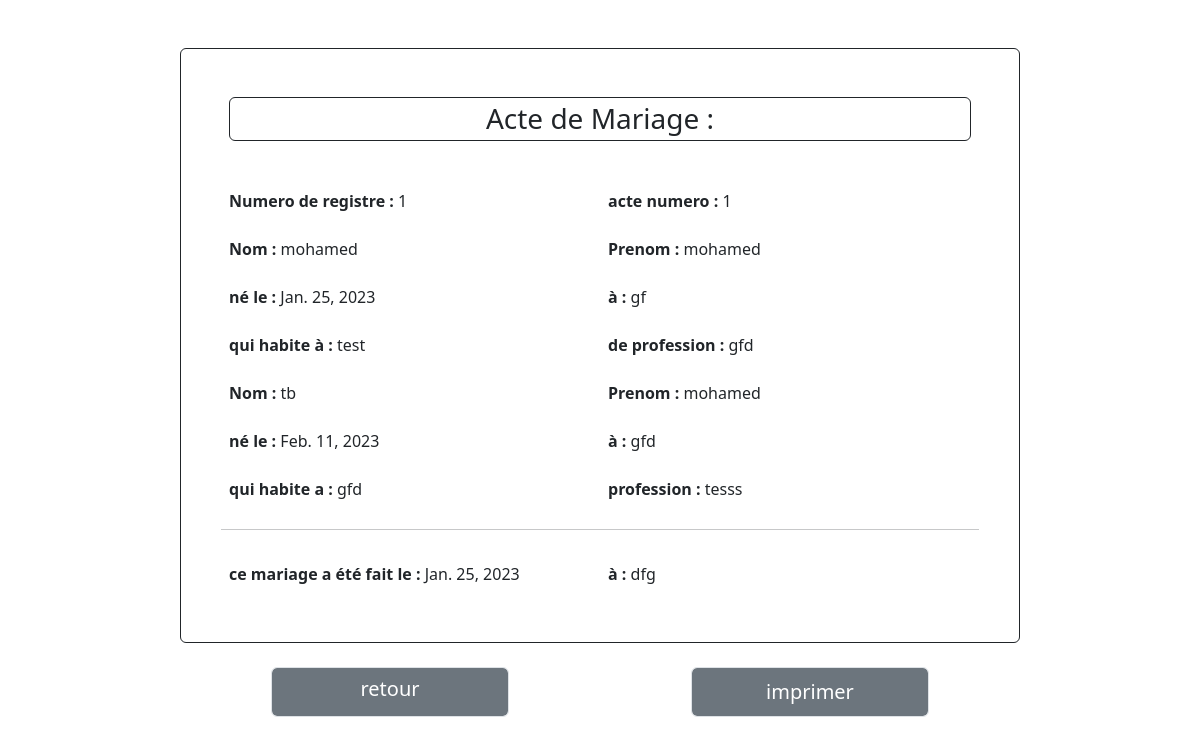
The page /editM/4 on the database its author committed.
### app1/models.py (models this page shows)
class Mariage(models.Model):
    officier=models.ForeignKey(Officier,on_delete=models.CASCADE,default=0)
    numero_registre = models.ForeignKey ( RegistreMariage , on_delete = models.CASCADE,default = 0 )
    numero = models.CharField(max_length=5, unique=True, default=num_mariage)
    nom_requerant1 = models.CharField ( max_length = 500 , verbose_name = "Nom du Marie" ,default = ' ')
    prenom_requerant1 = models.CharField ( max_length = 500 , verbose_name = "Prenom du Marie",default = ' ' )
    profession_req1 = models.CharField ( max_length = 500 , verbose_name = "Profession du Marie" )
    domicile_req1 = models.CharField ( max_length = 500 , verbose_name = "Lieu de Domicile du Marie" )
    date_req1 = models.DateField ( verbose_name = "Date de Naissance du Marie" )
    lieu_naiss_req1 = models.CharField ( max_length = 500 , verbose_name = "Lieu de Naissance du Marie" )
    temoin_req1 = models.CharField ( max_length = 250 , verbose_name = 'Nom et Prénoms du Témoin du Marie' )
    nom_requerant2 = models.CharField ( max_length = 500 , verbose_name = "Nom du Mariee",default = ' ' )
    prenom_requerant2 = models.CharField ( max_length = 500 , verbose_name = "Prenom du Mariee",default = ' ' )
    profession_req2 = models.CharField ( max_length = 500 , verbose_name = "Profession du Mariee" )
    domicile_req2 = models.CharField ( max_length = 500 , verbose_name = "Lieu de Domicile du Mariee" )
    date_req2 = models.DateField ( verbose_name = "Date de Naissance du Mariee" )
    lieu_naiss_req2 = models.CharField ( max_length = 500 , verbose_name = "Lieu de Naissance du Mariee" )
    temoin_req2 = models.CharField ( max_length = 250 , verbose_name = 'Nom et Prénoms du Témoin du Mariee' )
    filiation = models.CharField ( max_length = 500 , verbose_name = 'la filiation',default = ' ' )
    date_mariage = models.DateField ( verbose_name = "Date du Mariage" )
    lieu_mariage = models.CharField ( max_length = 500 , verbose_name = "Lieu du Mariage" )

class RegistreMariage(models.Model):
    numero_registre = models.CharField ( max_length = 150 , verbose_name = 'Numero du Registre',primary_key=True )
    annee = models.IntegerField ( verbose_name = 'Annee' , default = datetime.datetime.now ( ).year )
    def __str__ ( self ) :
        return str ( self.numero_registre )

### app1/views.py (the view)
# urls.py: path('editM/<int:id>', views.editM,name="editM"),
def editM(request, id):
    acte = Mariage.objects.get(id=id)
    return render(request,'voirM.html', {'acte':acte })

### templates/voirM.html (shortened to what this page needs)
<!DOCTYPE html>
{% load static %}
<html lang="en">
<head>
    <link rel="stylesheet" href="/static/css/bootstrap.min.css">
</head>
<body>
    <div id="pdf">
        <div class="container mt-5 border border-dark rounded p-5" style=" width :70%;">
            <h3 class="text-center border border-dark rounded p-1 mb-5"> Acte de Mariage : </h3>
            <form method="post" class="form-group row g-3 ">
                <div class="col-6">
                    <label class="form-label " style="text-align:left">Numero de registre : </label>
                    {{acte.numero_registre}}
                </div>
                <div class="col-6">
                    <label class="form-label " style="text-align:left">acte numero : </label>
                    {{acte.numero}}
                </div>
                <br>
                <div class="col-6">
                    <label class="form-label">Nom : </label>
                    {{acte.nom_requerant1}}
                </div>
                <div class="col-6">
                    <label class="form-label">Prenom : </label>
                    {{acte.prenom_requerant1}}
                </div>
                <div class="col-6">
                    <label class="form-label">né le : </label>
                    {{acte.date_req1}}
                </div>
                <div class="col-6">
                    <label class="form-label">à : </label>
                    {{acte.lieu_naiss_req1}}
                </div>
                <div class="col-6">
                    <label class="form-label">qui habite à : </label>
                    {{acte.domicile_req1}}
                </div>
                <div class="col-6">
                    <label class="form-label">de profession : </label>
                    {{acte.profession_req1}}
                </div>
                <div class="col-6">
                    <label class="form-label">Nom : </label>
                    {{acte.nom_requerant2}}
                </div>
                <div class="col-6">
                    <label class="form-label">Prenom : </label>
                    {{acte.prenom_requerant2}}
                </div>
                <div class="col-6">
                    <label class="form-label">né le : </label>
                    {{acte.date_req2}}
                </div>
                <div class="col-6">
                    <label class="form-label">à : </label>
                    {{acte.lieu_naiss_req2}}
                </div>
                <div class="col-6">
                    <label class="form-label">qui habite a : </label>
                    {{acte.domicile_req2}}
                </div>
                <div class="col-6">
                    <label class="form-label">profession : </label>
                    {{acte.profession_req2}}
                </div>
                <hr style="margin-top:20px">
                <div class="col-6">
                    <label class="form-label">ce mariage a été fait le : </label>
                    {{acte.date_mariage}}
                </div>
                <div class="col-6">
                    <label class="form-label">à : </label>
                    {{acte.lieu_mariage}}
                </div>
                <br>
            </form>
        </div>
    </div>
    <div class="row" style="width:70% ;margin-left:15%">
        <div class="col-6 ">
            <br>
            <a href="{% url 'searchM' %}" class="form-control bg-secondary fs-5 text-white mb-5 topdf"
                style="text-decoration:none;width:60%;height:50px;text-align:center;margin-left:20%">retour</a>
        </div>
        <div class="col-6 ">
            <br>
            <input onclick="printPage()" type="submit" id="ajt1"
                class="form-control bg-secondary fs-5 text-white mb-5 topdf"
                style="width:60%;height:50px;text-align:center;margin-left:20%" value="imprimer">
        </div>
    </div>
</body>
</html>

### templates/voirM.html (style rules this page uses)
label { font-weight: 600 }

### rows shown on the page
Mariage: numero_registre "1", numero "1", nom_requerant1 "mohamed", prenom_requerant1 "mohamed", date_req1 "Jan. 25, 2023", lieu_naiss_req1 "gf", domicile_req1 "test", profession_req1 "gfd", nom_requerant2 "tb", prenom_requerant2 "mohamed", date_req2 "Feb. 11, 2023", lieu_naiss_req2 "gfd", domicile_req2 "gfd", profession_req2 "tesss", date_mariage "Jan. 25, 2023", lieu_mariage "dfg"
